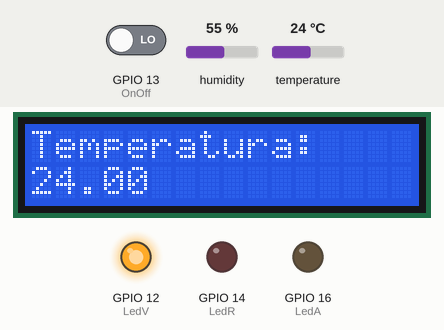
This sketch was run on a simulated ESP8266 (NodeMCU). Parts: 16×2 character LCD, output pins drawn as LEDs (lit = HIGH). The inputs (shaded band) are chosen by the test bench; at power-on: GPIO 13 (OnOff) LOW, humidity 55 %, temperature 24 °C. WiFi joins after 1.5 s; servers stay silent unless stated; what the sketch prints to the serial monitor is not drawn. At 5.7 s the program puts the board to deep sleep or switches it off; the recording ends there.

Above: at 2.7 s.
2.8 s: GPIO 13 (OnOff) driven HIGH
Timing chart, 0 to 5.7 s (numbered marks = the images above; inputs shaded):
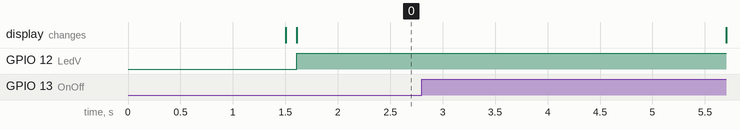

The sketch:

IOT_Temperatura.ino
```cpp
#include "ThingSpeak.h"
#include <ESP8266WiFi.h>
#include <WiFiClient.h>
#include <ESP8266WebServer.h>
#include <ESP8266mDNS.h>
#include <StreamString.h>
#include <LiquidCrystal_I2C.h>
#include <Arduino.h>
#include <Wire.h>

#include "DHT.h"


#define pin1 2       //Pin del DHT11.


const char* ssid = "UNRaf_Libre";                        //SSID de vuestro router.
const char* password = "unraf2021";                //Contraseña de vuestro router.

unsigned long channelID = 2216558;                //ID de vuestro canal.
const char* WriteAPIKey = "GAMEI4H9T7R326A2";     //Write API Key de vuestro canal.

WiFiClient cliente;

DHT dht1(pin1, DHT11);    //El azul.
LiquidCrystal_I2C lcd(0x27,16,2);
float temp;
int LedR = 14;
int LedV = 12;
int LedA = 16;
const int OnOff = 13;
int Alarma = 15;
int Enfriar = 3;
float tempControl = 0;
const int timeThreshold = 150;
const int intPin = 2;
volatile int ISRCounter = 0;
int counter = 0;
long startTime = 0;

void setup() {
  Serial.begin(115200);
  Wire.begin();
  Serial.println("Test de sensores:");

  WiFi.begin(ssid,password);
  while (WiFi.status() != WL_CONNECTED) {
    delay(500);
    Serial.print(".");
  }
  Serial.println("Wifi conectado!");

  ThingSpeak.begin(cliente);

  dht1.begin();
  pinMode(LedR, OUTPUT);
  pinMode(LedV, OUTPUT);
  pinMode(LedA, OUTPUT);
  //pinMode(OnOff, INPUT_PULLUP);
  attachInterrupt(digitalPinToInterrupt(OnOff), debounceCount, RISING);
  pinMode(Alarma, INPUT);
  pinMode(Enfriar, INPUT);
  lcd.begin(16, 2);
  lcd.backlight();
}

void loop() {
temp = dht1.readTemperature();
//int recep = Serial.read();
//Serial.println(recep);
tempControl = temp;
   if(temp >= 0 && temp < 25){
    leerdht1();
    digitalWrite(LedV, HIGH);
    digitalWrite(LedR, LOW);
    delay(2000);
  }

  if(temp >= 25){
    leerdht1();
    digitalWrite(LedV, LOW);
    digitalWrite(LedR, HIGH);
    lcd.clear();
    lcd.setCursor(0, 0);
    lcd.print("Advertencia");
    lcd.setCursor(12, 0);
    lcd.print(temp);
    lcd.setCursor(0, 1);
    lcd.print("Temp Critica");
    delay(2000);
  }
  delay(2000);
  temp = dht1.readTemperature();
  if(temp != tempControl){
  ThingSpeak.writeFields(channelID,WriteAPIKey);
  Serial.println("Datos enviados a ThingSpeak!");
  delay(8000);
  }
if (counter != ISRCounter) {
    counter = ISRCounter;
    if(digitalRead(OnOff) == HIGH){
    fullStop();
    }
}
}

void leerdht1() {
  float t1 = dht1.readTemperature();
    while (isnan(t1)){
    Serial.println("Lectura fallida en el sensor DHT11, repitiendo lectura...");
    delay(2000);
  }
  lcd.clear();
  lcd.setCursor(0, 0);
  lcd.print("Temperatura: ");
  lcd.setCursor(0, 1);
  lcd.print(t1);
  Serial.print("Temperatura DHT11: ");
  Serial.print(t1);
  Serial.println(" ºC.");

  Serial.println("-----------------------");

  ThingSpeak.setField (1,t1);

}

void fullStop(){
  lcd.begin(16, 2);
  lcd.clear();
  lcd.noBacklight();
  ESP.deepSleep(5e6);
}

ICACHE_RAM_ATTR void debounceCount()
{
  if (millis() - startTime > timeThreshold)
  {
    ISRCounter++;
    startTime = millis();
  }
}
```

Measured:
- after the input at 2.8 s, every drawn part: stays the same
